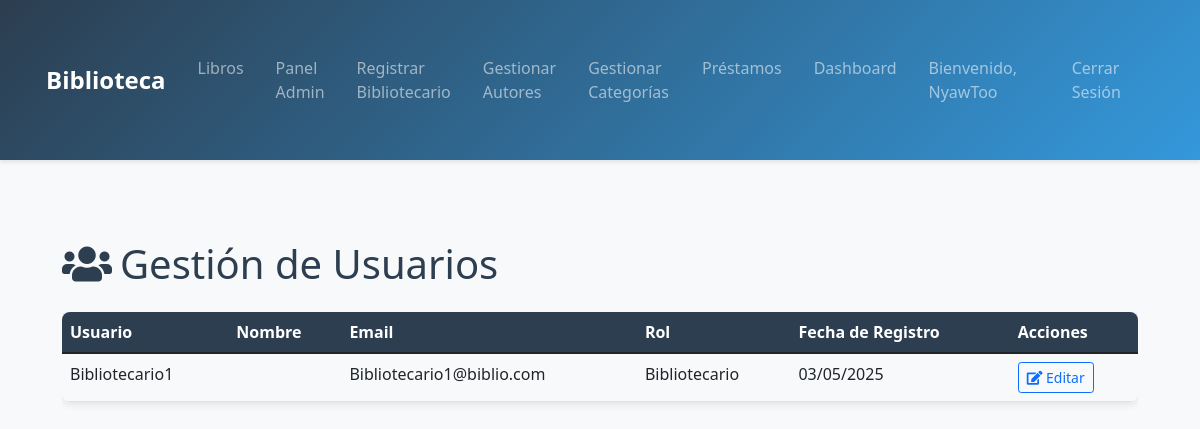
/usuarios/ (signed in), run on an earlier commit of the app's database.
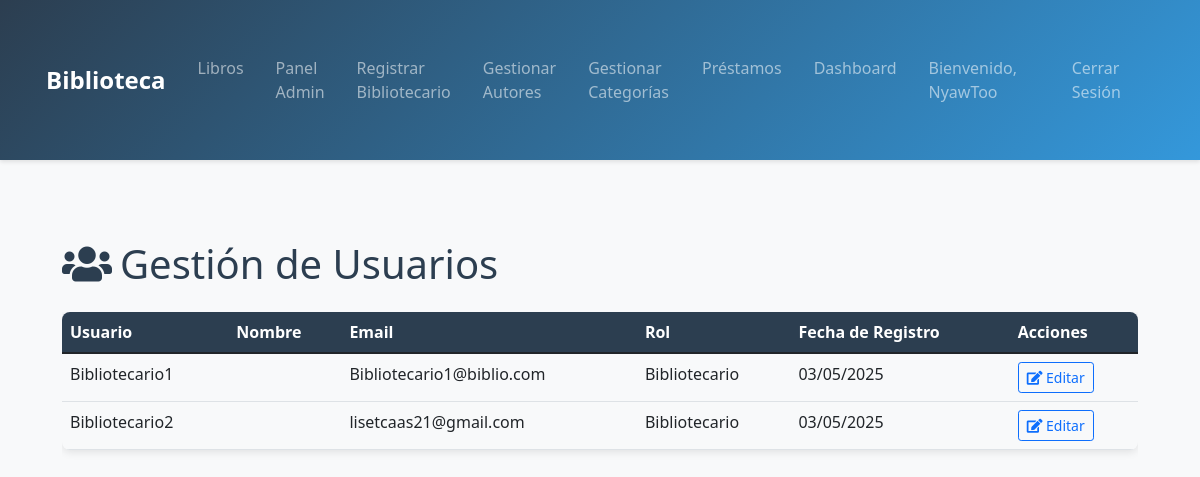
And on a later commit of the database.
### Usuarios/models.py (models this page shows, shortened)
class Usuario(AbstractUser):
    ROLE_CHOICES = [
        ('ADMIN', 'Administrador'),
        ('BIBLIOTECARIO', 'Bibliotecario'),
        ('USUARIO', 'Usuario Regular')
    ]
    role = models.CharField(
        max_length=20,
        choices=ROLE_CHOICES,
        default='USUARIO',
        verbose_name='Rol'
    )
    direccion = models.CharField(max_length=200)
    telefono = models.CharField(max_length=20)
    notificacion_prestamo = models.BooleanField(default=True, help_text='Recibir notificaciones cuando tomes prestado un libro')
    notificacion_vencimiento = models.BooleanField(default=True, help_text='Recibir notificaciones próximos a vencer')
    notificacion_devolucion = models.BooleanField(default=True, help_text='Recibir notificaciones cuando devuelvas un libro')
    fecha_registro = models.DateTimeField(default=timezone.now)
    class Meta:
        verbose_name = 'Usuario'
        verbose_name_plural = 'Usuarios'
        permissions = [
            ('can_manage_books', 'Puede gestionar libros'),
            ('can_manage_users', 'Puede gestionar usuarios'),
            ('can_view_statistics', 'Puede ver estadísticas')
        ]

### Usuarios/views.py (the view)
# urls.py: path('usuarios/', views.gestionar_usuarios, name='gestionar_usuarios'),
@login_required
@user_passes_test(is_admin)
def gestionar_usuarios(request):
    usuarios = Usuario.objects.all().order_by('username')
    return render(request, 'usuarios/gestionar_usuarios.html', {'usuarios': usuarios})

### Usuarios/views.py (called while the page is built)
def is_admin(user):
    return user.is_superuser

### Usuarios/templates/usuarios/gestionar_usuarios.html (shortened to what this page needs)
{% extends 'base.html' %}
{% block content %}
<div class="container py-4">
    <h1 class="mb-4"><i class="fas fa-users me-2"></i>Gestión de Usuarios</h1>
    <div class="table-responsive">
        <table class="table table-hover">
            <thead class="table-light">
                <tr>
                    <th>Usuario</th>
                    <th>Nombre</th>
                    <th>Email</th>
                    <th>Rol</th>
                    <th>Fecha de Registro</th>
                    <th>Acciones</th>
                </tr>
            </thead>
            <tbody>
                {% for usuario in usuarios %}
                {% if not usuario.is_superuser %}
                <tr>
                    <td>{{ usuario.username }}</td>
                    <td>{{ usuario.get_full_name }}</td>
                    <td>{{ usuario.email }}</td>
                    <td>{{ usuario.get_role_display }}</td>
                    <td>{{ usuario.fecha_registro|date:"d/m/Y" }}</td>
                    <td>
                        <div class="btn-group" role="group">
                            <a href="{% url 'editar_usuario' usuario.id %}" class="btn btn-sm btn-outline-primary">
                                <i class="fas fa-edit"></i> Editar
                            </a>
                        </div>
                    </td>
                </tr>
                {% endif %}
                {% endfor %}
            </tbody>
        </table>
    </div>
</div>
{% endblock %}

What changed in the data, as far as the page shows it:
added Usuario: username "Bibliotecario2", email "lisetcaas21@gmail.com", role "Bibliotecario", fecha_registro "03/05/2025"
